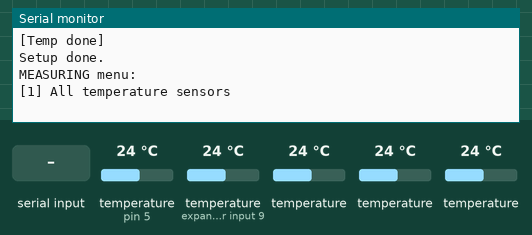
Simulated run of this sketch. Board: Arduino Uno, built with avr-gcc and run on an emulated ATmega328P. On the bench: the last lines printed to the serial monitor. The inputs (shaded band) are chosen by the test bench; at power-on: temperature (sensors on pin 5, expander input 9) 24 °C, temperature 24 °C.

Above: at 1.7 s.
1.8 s: "SHT20.1\n" received over Serial
At 3.4 s:
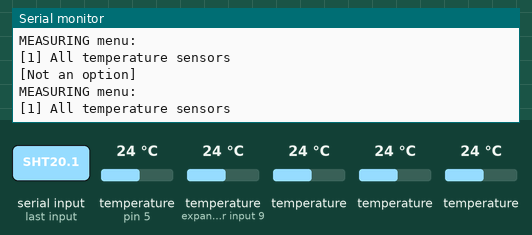
4.3 s: "1\n" received over Serial
At 6.1 s:
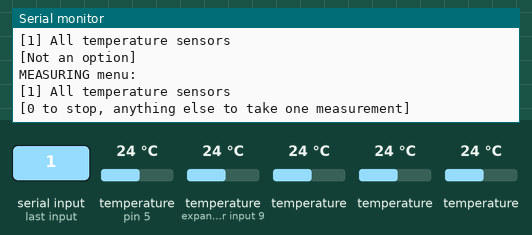
6.8 s: "SHT20.2\n" received over Serial
At 8.9 s:
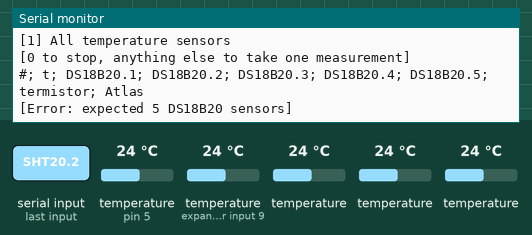
9.3 s: "2\n" received over Serial
At 11.1 s:
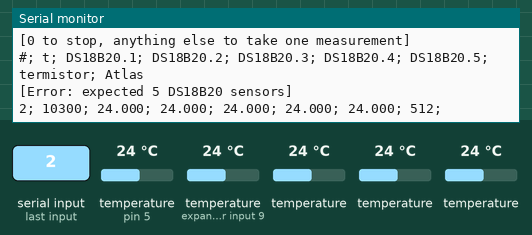

Measured:
- after the input at 1.8 s, the serial monitor: prints a new line after 1.0 s (image 1)
- after the input at 4.3 s, the serial monitor: prints a new line after 1.0 s (image 2)
- after the input at 6.8 s, the serial monitor: prints a new line after 1.0 s (image 3)
- after the input at 9.3 s, the serial monitor: prints a new line after 1.0 s (image 4)

The sketch:

all_temperature.ino
```cpp
#include <OneWire.h>
#include <DallasTemperature.h> // DS18B20
#include <Wire.h> // SHT20

#define PRINT_NO_OF_DECIMALS 3
#define COL_SEP "; "
#define USE_SHT20 0 // SHT20 is not waterproof!
// ------------------------- TEMPERATURE -------------------------

// DS18B20
#define TEMP_DS18B20_PIN 5
#define DS18B20_BIT_RESOLUTION 9
OneWire onewire_bus(TEMP_DS18B20_PIN);
DallasTemperature temp_ds18b20(&onewire_bus);

uint8_t ds18b20_addrs[][8] = {{0x28, 0x55, 0x9E, 0x0E, 0x21, 0x19, 0x01, 0xE4},
                              {0x28, 0x53, 0x8B, 0xB0, 0x1B, 0x19, 0x01, 0xC8},
                              {0x28, 0x51, 0xA5, 0x56, 0xB5, 0x01, 0x3C, 0x67},
                              {0x28, 0xF0, 0x58, 0x56, 0xB5, 0x01, 0x3C, 0x46},
                              {0x28, 0x6B, 0xA6, 0x56, 0xB5, 0x01, 0x3C, 0x0B}};

// SHT20
#include <Wire.h>
#if USE_SHT20
#define I2C_MUX_PIN 4
#define MUX_SHT20_1 HIGH // Only this device is in this bus
#define MUX_SHT20_2 LOW // Main bus is here
#endif //USE_SHT20

// Thermistor
#define THERMISTOR_PIN A0
// RT: Thermistor resistance [Ohm] = M*( Temp [°C] ) + N
// RA: Auxiliary resistor
#define M_THERMISTOR -287.59921
#define N_THERMISTOR 17429.89389
#define RA_THERMISTOR 10000 // 10 KOhm
#define VCC_THERMISTOR 5 // V
/*
 *   VCC
 *    |
 *    RT
 *    ├---> Vin (to Arduino)
 *    RA
 *    |
 *   GND
 **/
float measure_thermistor(float vin) {
    // Equation derived from voltage divider above
    return vin; //(1/M_THERMISTOR)*( RA_THERMISTOR*(VCC_THERMISTOR-vin)/vin - N_THERMISTOR );
}

// Temp Atlas
//#define TEMP_ATLAS_I2C_ADDR 102
//#define TEMP_ATLAS_WAIT     600
#include <SoftwareSerial.h>
#define TEMP_ATLAS_SERIAL_RX 2
#define TEMP_ATLAS_SERIAL_TX 3
SoftwareSerial temp_atlas(TEMP_ATLAS_SERIAL_RX, TEMP_ATLAS_SERIAL_TX);
String temp_atlas_string = "";

// general
String input_str;
unsigned long t0;

void setup() {
    Serial.begin(9600);

    // Temp
    temp_ds18b20.begin();
    temp_ds18b20.setWaitForConversion(false); // <- Must wait manually! (bitResolution = 9 for OneWire)

#if USE_SHT20
    pinMode(I2C_MUX_PIN, OUTPUT);
    digitalWrite(I2C_MUX_PIN, MUX_SHT20_2); // default I2C bus

    Wire.begin();
    Serial.println(F("[TEMP] Will init SHT20 1..."));
    sht20_begin(&Wire);

    delay(10);
    Serial.println(F("[TEMP] SHT20 2..."));
    digitalWrite(I2C_MUX_PIN, MUX_SHT20_1);
    sht20_begin(&Wire);
    digitalWrite(I2C_MUX_PIN, MUX_SHT20_2);
#endif //USE_SHT20

    // Thermistor
    pinMode(THERMISTOR_PIN, INPUT);

    // (Atlas only need I2C)
    temp_atlas.begin(9600);
    temp_atlas_string.reserve(20);
    // Temp Atlas Serial doesn't respond first two measurements
    for (int i=0; i<2; i++) {
      temp_atlas.print("r");
      temp_atlas.print('\r');
      while (temp_atlas.available() > 0) {
        temp_atlas.read();
      }
    }
    // Make sure *OK echo is turned off
    temp_atlas.print("*OK,0");
    temp_atlas.print('\r');
    while (temp_atlas.available() > 0) {
      temp_atlas.read();
    }

    Serial.println(F("[Temp done]"));

    delay(500);
    Serial.println(F("Setup done."));
}

void loop() {
  measuringMenu();
}

// -------------------- MEASURING --------------------

void measuringMenu() {
    while (1) {
        Serial.println(F("\nMEASURING menu:"));
        Serial.println(F("[1] All temperature sensors"));
        while (!Serial.available());
        input_str = Serial.readString();
        switch (input_str.charAt(0)) {
            case '1':
                measuringInterface(measureTemp);
                return;
            default:
                Serial.println(F("[Not an option]"));
                continue;
        }

    }
}

void measuringInterface(void (*measuringCallback)(int)) {
    int index = 1;
    Serial.println(F("[0 to stop, anything else to take one measurement]"));
    while (1) {
        while (!Serial.available());
        input_str = Serial.readString();
        switch (input_str.charAt(0)) {
            case '0':
                return;
            default:
                measuringCallback(index);
                index++;
        }
    }
}

// ------------------------- TEMPERATURE -------------------------

void measureTemp(int index) {
    if (index == 1) {
#if USE_SHT20
        Serial.println("#" COL_SEP "t" COL_SEP "DS18B20.1" COL_SEP "DS18B20.2" COL_SEP "DS18B20.3" COL_SEP "DS18B20.4" COL_SEP "DS18B20.5"
                           COL_SEP "SHT20.1" COL_SEP "SHT20.2" COL_SEP "Atlas"); // CSV Header
#else
        Serial.println("#" COL_SEP "t" COL_SEP "DS18B20.1" COL_SEP "DS18B20.2" COL_SEP "DS18B20.3" COL_SEP "DS18B20.4" COL_SEP "DS18B20.5"
                           COL_SEP "termistor" COL_SEP "Atlas"); // CSV Header
#endif //USE_SHT20
        if (temp_ds18b20.getDeviceCount() != 5) {
            Serial.println("[Error: expected 5 DS18B20 sensors]");
            return;
        }
        t0 = 0; // reset time
    }

    Serial.print(index, DEC);
    Serial.print(COL_SEP);

    Serial.print(millis() - t0, DEC);
    Serial.print(COL_SEP);
    for (int i = 0; i < 5; i++) {
        temp_ds18b20.requestTemperaturesByAddress(ds18b20_addrs[i]);
    }

    temp_ds18b20.blockTillConversionComplete(DS18B20_BIT_RESOLUTION); // Modify DallasTemperature.h, move `blockTillConversionComplete` to public:

    float temp;
    // DS18B20
    for (int i = 0; i < 5; i++) {
        temp = temp_ds18b20.getTempC(ds18b20_addrs[i]);
        Serial.print(temp, PRINT_NO_OF_DECIMALS);
        Serial.print(COL_SEP);
    }

#if USE_SHT20
    // SHT20.1
    digitalWrite(I2C_MUX_PIN, MUX_SHT20_1); // Change mux selector
    temp = sht20_readTemperature(&Wire);
    Serial.print(temp, PRINT_NO_OF_DECIMALS);
    Serial.print(COL_SEP);
    digitalWrite(I2C_MUX_PIN, MUX_SHT20_2); // Back to normal bus

    delay(1);

    // SHT20.2
    temp = sht20_readTemperature(&Wire);
    Serial.print(temp, PRINT_NO_OF_DECIMALS);
    Serial.print(COL_SEP);
#endif //USE_SHT20

    // Termistor
    //temp = measure_thermistor(5*analogRead(THERMISTOR_PIN)/1024.0);
    //Serial.print(temp, DEC); //PRINT_NO_OF_DECIMALS);
    Serial.print(analogRead(THERMISTOR_PIN));
    Serial.print(COL_SEP);

    // Atlas
/*  // (I2C now unused, see below for Serial)
    Wire.beginTransmission(TEMP_ATLAS_I2C_ADDR);
    Wire.write("r");
    Wire.endTransmission();9.250;
    delay(TEMP_ATLAS_WAIT);
    Wire.requestFrom(TEMP_ATLAS_I2C_ADDR, 20, true);
    switch (Wire.read()) { // first byte is response code
        case 2:
        case 254:
        case 255:
            Serial.println("[Temp. Atlas failed]");
            return;
        case 1:
            break;
    }
    char buf;
    while (Wire.available()) {
        buf = Wire.read(); // Atlas sends value as text
        if (buf == '\0') {
            break; // ready
        }
        Serial.print(buf); // print digit
    }
*/

    temp_atlas.print("r");
    temp_atlas.print('\r');
    while (temp_atlas.available() > 0) {
      char inchar = (char)temp_atlas.read();
      if (inchar == '\r') {
        break;
      }
      temp_atlas_string += inchar;
    }
    //temp = temp_atlas_string.toFloat();
    //Serial.print(temp, PRINT_NO_OF_DECIMALS);
    Serial.print(temp_atlas_string);
    temp_atlas_string = "";


    Serial.println();
}

#if USE_SHT20
//// SHT20
//// Source: https://github.com/DFRobot/DFRobot_SHT20/blob/master/DFRobot_SHT20.h (and .cpp)
#define SHT20_I2C_ADDRESS                         0x40
#define SHT20_TRIGGER_TEMP_MEASURE_NOHOLD           0xF3
#define SHT20_ERROR_I2C_TIMEOUT                     998
#define SHT20_ERROR_BAD_CRC                         999
#define SHT20_READ_USER_REG                         0xE7
#define SHT20_MAX_WAIT                              100
#define SHT20_DELAY_INTERVAL                        10
#define SHT20_MAX_COUNTER                           (SHT20_MAX_WAIT/SHT20_DELAY_INTERVAL)

byte sht20_readUserRegister(TwoWire *wire) {
    byte userRegister;
    wire->beginTransmission(SHT20_I2C_ADDRESS);
    wire->write(SHT20_READ_USER_REG);
    wire->endTransmission();
    wire->requestFrom(SHT20_I2C_ADDRESS, 1);
    userRegister = wire->read();
    return (userRegister);
}

void sht20_showReslut(const char *prefix, int val) {
    Serial.print(prefix);
    if (val){
        Serial.println("yes");
    } else{
        Serial.println("no");
    }
}

#define SHT20_USER_REGISTER_END_OF_BATTERY          0x40
#define SHT20_USER_REGISTER_HEATER_ENABLED          0x04
#define SHT20_USER_REGISTER_DISABLE_OTP_RELOAD      0x02
void sht20_begin(TwoWire *wire) {
    byte reg = sht20_readUserRegister(wire);
    sht20_showReslut("End of battery: ", reg & SHT20_USER_REGISTER_END_OF_BATTERY);
    sht20_showReslut("Heater enabled: ", reg & SHT20_USER_REGISTER_HEATER_ENABLED);
    sht20_showReslut("Disable OTP reload: ", reg & SHT20_USER_REGISTER_DISABLE_OTP_RELOAD);
}

uint16_t sht20_readValue(TwoWire *wire, byte cmd) {
    wire->beginTransmission(SHT20_I2C_ADDRESS);
    wire->write(cmd);
    wire->endTransmission();
    byte toRead;
    byte counter;
    for(counter = 0, toRead = 0 ; counter < SHT20_MAX_COUNTER && toRead != 3; counter++){
        delay(SHT20_DELAY_INTERVAL);
        toRead = wire->requestFrom(SHT20_I2C_ADDRESS, 3);
    }
    if(counter == SHT20_MAX_COUNTER){
        return (SHT20_ERROR_I2C_TIMEOUT);
    }
    byte msb, lsb, checksum;
    msb = wire->read();
    lsb = wire->read();
    checksum = wire->read();
    uint16_t rawValue = ((uint16_t) msb << 8) | (uint16_t) lsb;
    if(sht20_checkCRC(rawValue, checksum) != 0){
        return (SHT20_ERROR_BAD_CRC);
    }
    return rawValue & 0xFFFC;
}

float sht20_readTemperature(TwoWire *wire) {
    uint16_t rawTemperature = sht20_readValue(wire, SHT20_TRIGGER_TEMP_MEASURE_NOHOLD);
    if(rawTemperature == SHT20_ERROR_I2C_TIMEOUT || rawTemperature == SHT20_ERROR_BAD_CRC){
        return(rawTemperature);
    }
    float tempTemperature = rawTemperature * (175.72 / 65536.0);
    float realTemperature = tempTemperature - 46.85;
    return (realTemperature);
}

#define SHT20_SHIFTED_DIVISOR                       0x988000
byte sht20_checkCRC(uint16_t message_from_sensor, uint8_t check_value_from_sensor) {
    uint32_t remainder = (uint32_t)message_from_sensor << 8;
    remainder |= check_value_from_sensor;
    uint32_t divsor = (uint32_t)SHT20_SHIFTED_DIVISOR;
    for(int i = 0 ; i < 16 ; i++){
        if(remainder & (uint32_t)1 << (23 - i)){
            remainder ^= divsor;
        }
        divsor >>= 1;
    }
    return (byte)remainder;
}

#endif //USE_SHT20
```
